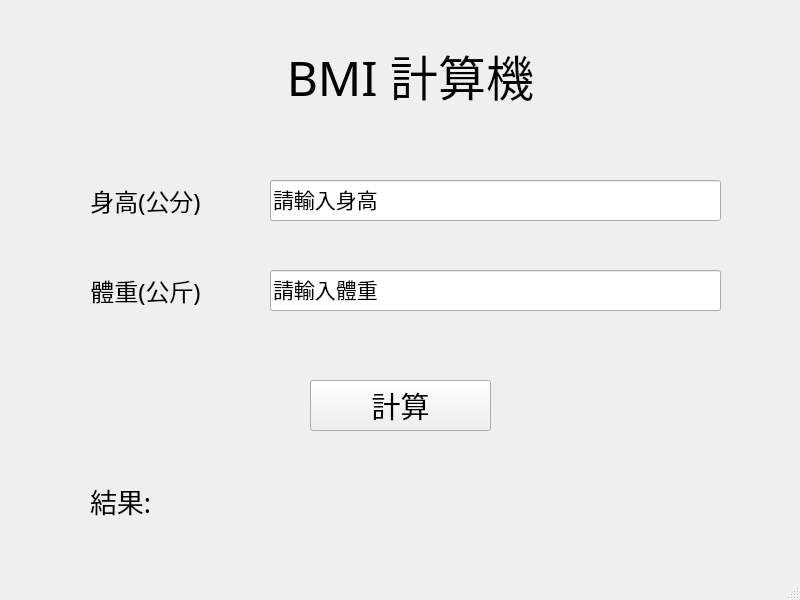
<?xml version="1.0" encoding="UTF-8"?>
<ui version="4.0">
 <class>MainWindow</class>
 <widget class="QMainWindow" name="MainWindow">
  <property name="geometry">
   <rect>
    <x>0</x>
    <y>0</y>
    <width>800</width>
    <height>600</height>
   </rect>
  </property>
  <property name="windowTitle">
   <string>MainWindow</string>
  </property>
  <widget class="QWidget" name="centralwidget">
   <property name="font">
    <font>
     <family>微軟正黑體</family>
    </font>
   </property>
   <widget class="QLabel" name="label_height">
    <property name="geometry">
     <rect>
      <x>60</x>
      <y>170</y>
      <width>171</width>
      <height>61</height>
     </rect>
    </property>
    <property name="font">
     <font>
      <family>微軟正黑體</family>
      <pointsize>18</pointsize>
     </font>
    </property>
    <property name="text">
     <string>身高(公分)</string>
    </property>
    <property name="alignment">
     <set>Qt::AlignCenter</set>
    </property>
   </widget>
   <widget class="QPushButton" name="pushButton_calc">
    <property name="geometry">
     <rect>
      <x>310</x>
      <y>380</y>
      <width>181</width>
      <height>51</height>
     </rect>
    </property>
    <property name="font">
     <font>
      <family>微軟正黑體</family>
      <pointsize>22</pointsize>
     </font>
    </property>
    <property name="text">
     <string>計算</string>
    </property>
   </widget>
   <widget class="QLabel" name="label_result">
    <property name="geometry">
     <rect>
      <x>90</x>
      <y>480</y>
      <width>701</width>
      <height>41</height>
     </rect>
    </property>
    <property name="font">
     <font>
      <family>微軟正黑體</family>
      <pointsize>20</pointsize>
     </font>
    </property>
    <property name="text">
     <string>結果: </string>
    </property>
   </widget>
   <widget class="QLabel" name="label_title">
    <property name="geometry">
     <rect>
      <x>140</x>
      <y>20</y>
      <width>541</width>
      <height>111</height>
     </rect>
    </property>
    <property name="font">
     <font>
      <family>微軟正黑體</family>
      <pointsize>36</pointsize>
     </font>
    </property>
    <property name="text">
     <string>BMI 計算機</string>
    </property>
    <property name="alignment">
     <set>Qt::AlignCenter</set>
    </property>
   </widget>
   <widget class="QLineEdit" name="lineEdit_height">
    <property name="geometry">
     <rect>
      <x>270</x>
      <y>180</y>
      <width>451</width>
      <height>41</height>
     </rect>
    </property>
    <property name="font">
     <font>
      <family>微軟正黑體</family>
      <pointsize>16</pointsize>
     </font>
    </property>
    <property name="text">
     <string>請輸入身高 </string>
    </property>
   </widget>
   <widget class="QLineEdit" name="lineEdit_weight">
    <property name="geometry">
     <rect>
      <x>270</x>
      <y>270</y>
      <width>451</width>
      <height>41</height>
     </rect>
    </property>
    <property name="font">
     <font>
      <family>微軟正黑體</family>
      <pointsize>16</pointsize>
     </font>
    </property>
    <property name="text">
     <string>請輸入體重</string>
    </property>
   </widget>
   <widget class="QLabel" name="label_height_2">
    <property name="geometry">
     <rect>
      <x>60</x>
      <y>260</y>
      <width>171</width>
      <height>61</height>
     </rect>
    </property>
    <property name="font">
     <font>
      <family>微軟正黑體</family>
      <pointsize>18</pointsize>
     </font>
    </property>
    <property name="text">
     <string>體重(公斤)</string>
    </property>
    <property name="alignment">
     <set>Qt::AlignCenter</set>
    </property>
   </widget>
  </widget>
  <widget class="QMenuBar" name="menubar">
   <property name="geometry">
    <rect>
     <x>0</x>
     <y>0</y>
     <width>800</width>
     <height>21</height>
    </rect>
   </property>
  </widget>
  <widget class="QStatusBar" name="statusbar"/>
 </widget>
 <resources/>
 <connections/>
</ui>
